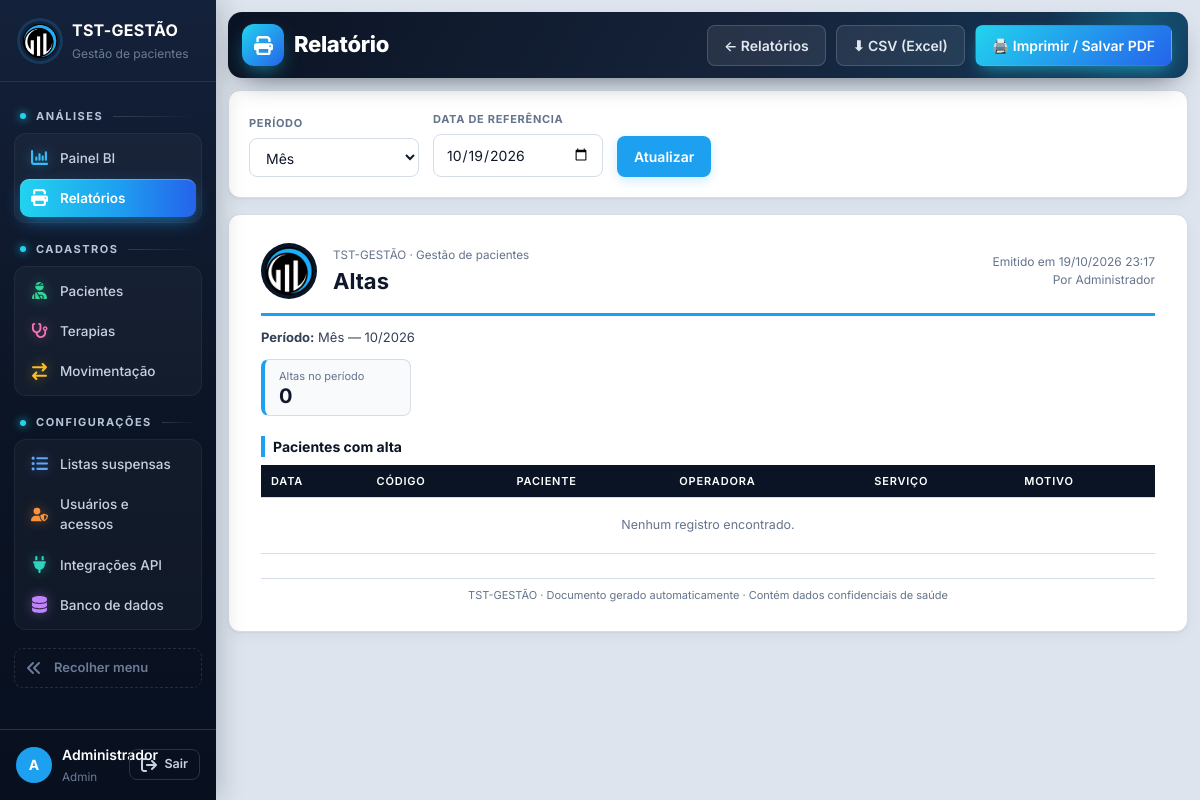
The page /relatorios/altas (signed in) on the database as committed earlier.
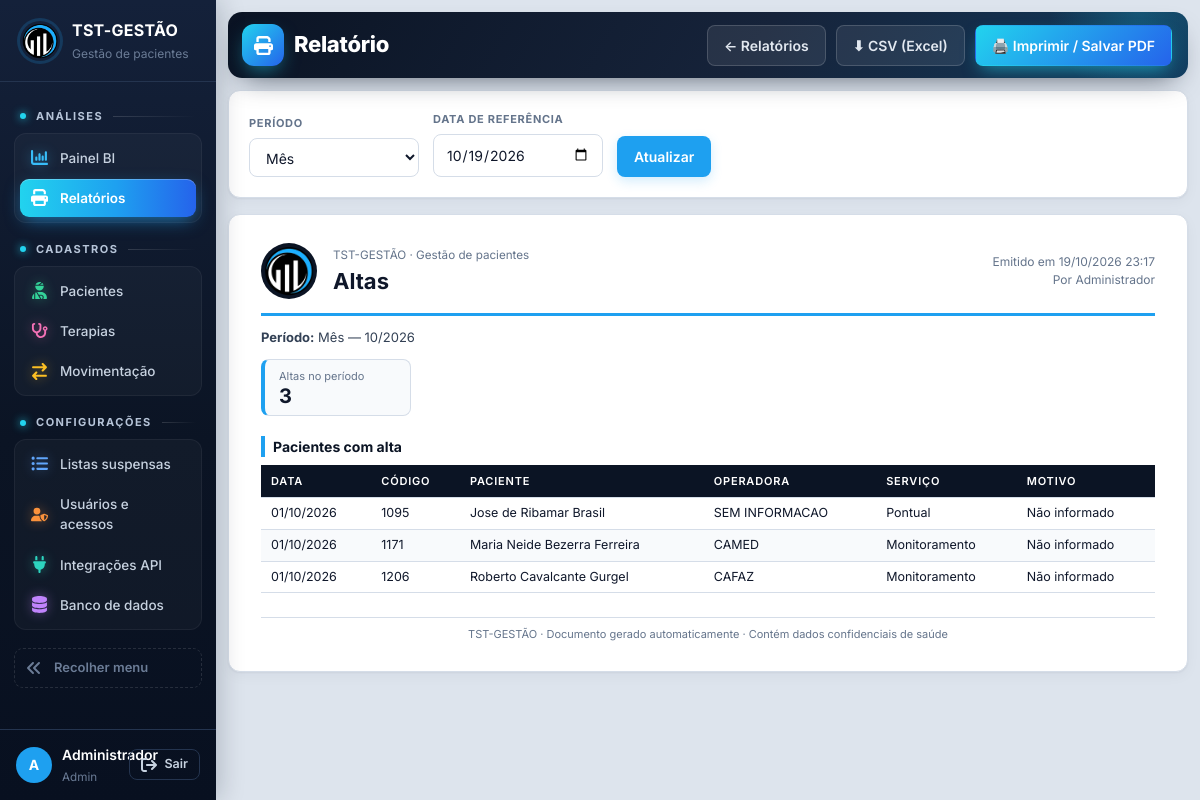
The same page on the database as committed later.
### tables this page shows
CREATE TABLE usuarios (
    id INTEGER PRIMARY KEY AUTOINCREMENT,
    usuario TEXT NOT NULL UNIQUE COLLATE NOCASE,
    nome TEXT NOT NULL,
    senha_hash TEXT NOT NULL,
    nivel TEXT NOT NULL DEFAULT 'consulta',
    ativo INTEGER NOT NULL DEFAULT 1,
    trocar_senha INTEGER NOT NULL DEFAULT 0
);

CREATE TABLE pacientes (
    id INTEGER PRIMARY KEY AUTOINCREMENT,
    codigo TEXT NOT NULL UNIQUE,
    nome TEXT NOT NULL,
    nascimento TEXT,
    sexo TEXT,
    bairro TEXT,
    cidade TEXT,
    operadora TEXT,
    diagnostico TEXT,
    complexidade TEXT,
    servico TEXT,
    data_admissao TEXT,
    data_alta TEXT,
    motivo_alta TEXT
);

CREATE TABLE movimentacao (
    id INTEGER PRIMARY KEY AUTOINCREMENT,
    data TEXT NOT NULL,
    codigo_paciente TEXT NOT NULL,
    evento TEXT NOT NULL,
    motivo TEXT
);

### tst_gestao/app.py (the view)
    @app.route("/relatorios/<slug>")
    def relatorio(slug):
        if slug not in rel.REL:
            abort(404)
        dados = rel.gerar(slug, request.args)
        if request.args.get("formato") == "csv":
            nome = f"tst-{slug}-{dados['gerado_em']:%Y%m%d}.csv"
            return Response(rel.para_csv(dados), mimetype="text/csv", headers={"Content-Disposition": f'attachment; filename="{nome}"'})
        return render_template("relatorio.html", ativa="relatorios", d=dados, periodos=rel.PERIODOS, situacoes=rel.SITUACOES)

### tst_gestao/banco.py (called while the page is built, shortened)
def cfg_padrao() -> dict:
    return {"motor": "sqlite"}

def ler_config() -> dict:
    env = os.environ.get("TST_DB_MOTOR")
    if env == "sqlite":
        return cfg_padrao()
    try:
        mtime = CONFIG_PATH.stat().st_mtime_ns
    except OSError:
        return cfg_padrao()

def abrir(cfg: dict | None = None, *, banco_mestre: bool = False) -> Conexao:
    cfg = cfg or ler_config()
    motor = cfg.get("motor", "sqlite")
    if motor == "sqlite":
        arquivo = Path(cfg.get("arquivo") or DB_PATH)
        arquivo.parent.mkdir(parents=True, exist_ok=True)
        raw = sqlite3.connect(arquivo, timeout=15)
        raw.row_factory = sqlite3.Row
        raw.execute("PRAGMA foreign_keys = ON")
        return Conexao(raw, "sqlite")

def conectar() -> Conexao:
    return abrir(ler_config())

    def execute(self, sql: str, params=()):
        if self.motor == "sqlite":
            return self.raw.execute(sql, params)
        return Cursor(self).executar(sql, params)

    def commit(self):
        self.raw.commit()

    def close(self):
        try:
            self.raw.close()
        except Exception:
            pass

    def __enter__(self):
        return self

    def __exit__(self, tipo, valor, tb):
        try:
            self.rollback() if tipo else self.commit()
        finally:
            self.close()
        return False

### tst_gestao/bi.py (called while the page is built)
def _parse(value: str | None, fallback: date) -> date:
    try:
        return datetime.strptime(value or "", "%Y-%m-%d").date()
    except ValueError:
        return fallback

def _periodos(ref: date) -> dict[str, tuple[str, str]]:
    d = ref.isoformat()
    m = ref.strftime("%Y-%m")
    return {"dia": (d, d), "mes": (m + "-01", m + "-31"), "ano": (f"{ref.year}-01-01", f"{ref.year}-12-31")}

### tst_gestao/db.py (called while the page is built)
def connect() -> Conexao:
    return conectar()

### tst_gestao/relatorios.py (called while the page is built)
def br(v) -> str:
    try:
        return datetime.strptime(v or "", "%Y-%m-%d").strftime("%d/%m/%Y")
    except ValueError:
        return v or "—"

def val(v) -> str:
    return "—" if v is None or v == "" else v

def periodo_txt(ref: date, periodo: str) -> str:
    return {"dia": ref.strftime("%d/%m/%Y"), "mes": ref.strftime("%m/%Y"), "ano": str(ref.year)}[periodo]

def _filtro_periodo(p) -> list:
    return [("Período", f"{PERIODOS[p['periodo']]} — {periodo_txt(p['ref'], p['periodo'])}")]

def gerar(slug: str, args) -> dict:
    meta = REL[slug]
    p = parametros(args)
    dados = meta["fn"](p)
    return {**dados, "slug": slug, "titulo": meta["titulo"], "meta": meta, "params": p, "gerado_em": datetime.now()}

### tst_gestao/templates/relatorio.html (shortened to what this page needs)
{% extends "base.html" %}
{% set f = d.meta.filtros %}
{% block cabecalho %}Relatório{% endblock %}
{% block acoes %}
<a class="btn ghost" href="{{ url_for('relatorios') }}">← Relatórios</a>
<a class="btn ghost" href="{{ url_for('relatorio', slug=d.slug, formato='csv', **request.args) }}">⬇ CSV (Excel)</a>
<button class="btn primary" type="button" onclick="window.print()">🖨️ Imprimir / Salvar PDF</button>
{% endblock %}
{% block conteudo %}
{% if f %}
<form class="card rel-filtros no-print" method="get">
  {% if 'periodo' in f %}
  <label>Período<select name="periodo">{% for k, v in periodos.items() %}<option value="{{ k }}" {{ 'selected' if k == d.params.periodo }}>{{ v }}</option>{% endfor %}</select></label>
  <label>Data de referência<input type="date" name="ref" value="{{ d.params.ref.isoformat() }}"></label>
  {% endif %}
  <button class="btn primary" type="submit">Atualizar</button>
</form>
{% endif %}
<article class="folha">
  <header class="folha-topo">
    <img src="{{ url_for('static', filename='logo.png') }}" alt="TST">
    <div class="folha-tit"><small>TST-GESTÃO · Gestão de pacientes</small><h2>{{ d.titulo }}</h2></div>
    <div class="folha-meta">Emitido em {{ d.gerado_em.strftime('%d/%m/%Y %H:%M') }}<br>Por {{ usuario['nome'] }}</div>
  </header>
  <div class="folha-filtros">{% for k, v in d.filtros %}<span><b>{{ k }}:</b> {{ v }}</span>{% endfor %}</div>
  <div class="kpis">{% for k, v in d.resumo %}<div class="kpi"><small>{{ k }}</small><strong>{{ v }}</strong></div>{% endfor %}</div>
  {% for s in d.secoes %}
  <section class="folha-sec">
    <h3>{{ s.titulo }}</h3><div class="rel-scroll">
    <table class="rel-tab{{ ' compacta' if s.rodape }}">
      <thead><tr>{% for c in s.colunas %}{% set v = s.linhas[0][loop.index0] if s.linhas else '' %}<th{% if v is number or (v is string and (v[-1:] == '%' or v[:2] == 'R$')) %} class="num"{% endif %}>{{ c }}</th>{% endfor %}</tr></thead>
      <tbody>
      {% for l in s.linhas %}<tr>{% for c in l %}<td{% if c is number or (c is string and (c[-1:] == '%' or c[:2] == 'R$')) %} class="num"{% endif %}>{{ c }}</td>{% endfor %}</tr>
      {% else %}<tr><td colspan="{{ s.colunas|length }}" class="vazio">Nenhum registro encontrado.</td></tr>{% endfor %}
      </tbody>
    </table></div>
  </section>
  {% endfor %}
  <footer class="folha-rodape">TST-GESTÃO · Documento gerado automaticamente · Contém dados confidenciais de saúde</footer>
</article>
{% endblock %}

### tst_gestao/templates/base.html (shortened to what this page needs)
<!doctype html>
<html lang="pt-BR">
<head>
<link rel="stylesheet" href="{{ url_for('static', filename='app.css') }}">
</head>
<body>
{% set COR_IC = {'bi': '#38bdf8', 'relatorios': '#a78bfa', 'pacientes': '#34d399', 'terapias': '#f472b6', 'movimentacao': '#fbbf24', 'listas': '#60a5fa', 'usuarios': '#fb923c', 'integracoes': '#2dd4bf', 'banco': '#c084fc'} %}
{% macro item(rota, chave, icone, texto) %}<a href="{{ rota }}" class="{{ 'on' if ativa == chave }}" data-tip="{{ texto }}" style="--ic:{{ COR_IC.get(icone, '#94a3b8') }}"><svg class="ic"><use href="#i-{{ icone }}"/></svg><span class="tx">{{ texto }}</span></a>{% endmacro %}
{% set grupo = {'dashboard': 'Análises', 'relatorios': 'Análises', 'pacientes': 'Cadastros', 'terapias': 'Cadastros', 'movimentacao': 'Cadastros',
  'listas': 'Configurações', 'usuarios': 'Configurações', 'integracoes': 'Configurações', 'banco': 'Configurações', 'perfil': 'Minha conta'} %}
<aside class="sidebar">
  <div class="brand"><img src="{{ url_for('static', filename='logo.png') }}" alt="TST"><div class="tx"><strong>TST-GESTÃO</strong><small>Gestão de pacientes</small></div></div>
  <nav>
    <span class="nav-sec">Análises</span>
    <div class="nav-grupo">
    {{ item(url_for('index'), 'dashboard', 'bi', 'Painel BI') }}
    {{ item(url_for('relatorios'), 'relatorios', 'relatorios', 'Relatórios') }}
    </div>
    <span class="nav-sec">Cadastros</span>
    <div class="nav-grupo">
    {{ item(url_for('cadastro', ent='pacientes'), 'pacientes', 'pacientes', 'Pacientes') }}
    {{ item(url_for('cadastro', ent='terapias'), 'terapias', 'terapias', 'Terapias') }}
    {{ item(url_for('cadastro', ent='movimentacao'), 'movimentacao', 'movimentacao', 'Movimentação') }}
    </div>
    {% if nivel >= 3 %}<span class="nav-sec">Configurações</span>
    <div class="nav-grupo">
    {{ item(url_for('listas'), 'listas', 'listas', 'Listas suspensas') }}
    {% if nivel >= 4 %}{{ item(url_for('usuarios'), 'usuarios', 'usuarios', 'Usuários e acessos') }}
    {{ item(url_for('integracoes'), 'integracoes', 'integracoes', 'Integrações API') }}
    {{ item(url_for('pagina_banco'), 'banco', 'banco', 'Banco de dados') }}{% endif %}
    </div>{% endif %}
    <button type="button" class="recolher" id="btn-recolher" data-tip="Expandir menu"><svg class="ic"><use href="#i-recolher"/></svg><span class="tx">Recolher menu</span></button>
  </nav>
  <div class="userbox">
    <a href="{{ url_for('perfil') }}" class="{{ 'on' if ativa == 'perfil' }}" title="Meu perfil"><span class="avatar">{{ usuario['nome'][:1]|upper }}</span><span class="tx"><b>{{ usuario['nome'] }}</b><small>{{ usuario['nivel']|capitalize }}</small></span></a>
    <form method="post" action="{{ url_for('logout') }}"><input type="hidden" name="csrf_token" value="{{ csrf_token }}"><button class="btn ghost sm" type="submit" title="Sair do sistema"><svg class="ic"><use href="#i-sair"/></svg><span class="tx">Sair</span></button></form>
  </div>
</aside>
<main class="content">
  {% set ic_pag = {'dashboard': 'bi', 'perfil': 'perfil'}.get(ativa, ativa) %}
  {% block topo %}<header class="bi-topo topo-pag"><div class="bt-tit"><i class="bt-ic"><svg class="ic"><use href="#i-{{ ic_pag or 'bi' }}"/></svg></i><span class="bt-trilha">{% block trilha %}{{ grupo.get(ativa, 'TST-GESTÃO') }}{% endblock %} <b>›</b></span><h1>{% block cabecalho %}{% endblock %}</h1></div><div class="actions">{% block acoes %}{% endblock %}</div></header>{% endblock %}
  {% block conteudo %}{% endblock %}
</main>
</body>
</html>

Rows that differ between the two databases and show on the page:
added pacientes: l "01/10/2026" "Não informado", nome "Jose de Ribamar Brasil", operadora "SEM INFORMACAO", servico "Pontual"
added movimentacao: codigo_paciente "1095"
added pacientes: l "01/10/2026" "Não informado", nome "Maria Neide Bezerra Ferreira", operadora "CAMED", servico "Monitoramento"
added movimentacao: codigo_paciente "1171"
added pacientes: l "01/10/2026" "Não informado", nome "Roberto Cavalcante Gurgel", operadora "CAFAZ", servico "Monitoramento"
added movimentacao: codigo_paciente "1206"
Other text that changed with them:
new list line: "Altas no período 3"
list line gone: "Altas no período 0"
list line gone: "Nenhum registro encontrado."
